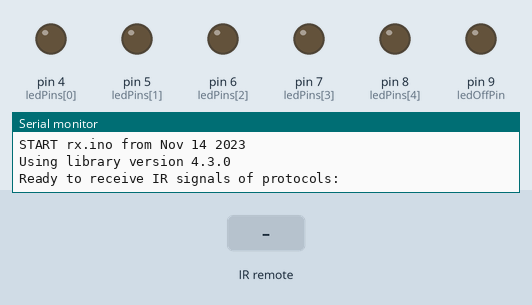
This sketch was run on a simulated Arduino Uno, built with avr-gcc and run on an emulated ATmega328P. Parts: output pins drawn as LEDs (lit = HIGH), the last lines printed to the serial monitor. Inputs (shaded band) come from the test bench.

Above: at 1.2 s.
1.3 s: infrared code 0x10 received
At 2.2 s:
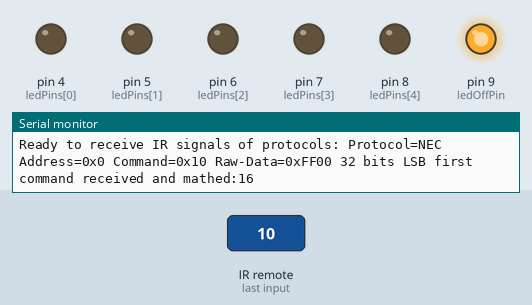
Timing chart, 0 to 4.3 s (numbered marks = the images above; inputs shaded):
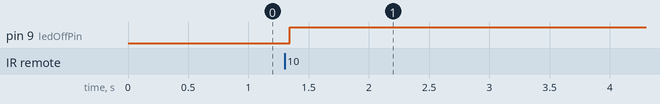

The sketch:

rx.ino
```cpp
#include <IRremote.hpp>

// Define the IR receiver pin
int recvPin = 2;

// Define the LED pins
int ledPins[] = {4, 5, 6, 7, 8}; // Adjust as needed
int ledOffPin = 9;               // Pin for "off" LED

// IRrecv irrecv(recvPin);
// decode_results results;

// Define the unique IR codes
unsigned long irCodesOn[] = {0x09, 0x10, 0x11, 0x12, 0x13, 0x14}; // Add more codes for each "on" transmitter
unsigned long irCodeOff = 0x00;                              // Code for "off" transmitter
void handleData()
{
    /*
     * Print a short summary of received data
     */
    IrReceiver.printIRResultShort(&Serial);
    IrReceiver.printIRSendUsage(&Serial);
    if (IrReceiver.decodedIRData.protocol == UNKNOWN)
    {
        Serial.println(F("Received noise or an unknown (or not yet enabled) protocol"));
        // We have an unknown protocol here, print more info
        IrReceiver.printIRResultRawFormatted(&Serial, true);
    }
    Serial.println();

    /*
     * !!!Important!!! Enable receiving of the next value,
     * since receiving has stopped after the end of the current received data packet.
     */
    IrReceiver.resume(); // Enable receiving of the next value

    /*
     * Finally, check the received data and perform actions according to the received command
     */
    // Check if the received code matches any "on" code
    for (int i = 0; i < 6; i++)
    {
        if (IrReceiver.decodedIRData.command == irCodesOn[i])
        {
            Serial.print("command received and mathed:");
            Serial.println(IrReceiver.decodedIRData.command);
            digitalWrite(ledPins[i], HIGH);
        }
        else
        {
            // digitalWrite(ledPins[i], LOW);
        }
    }

    // Check if the received code matches the "off" code
    if (IrReceiver.decodedIRData.command == irCodeOff)
    {
        Serial.print("command received and mathed off:");
        Serial.println(IrReceiver.decodedIRData.command);
        for (int i = 0; i < 5; i++)
        {
            digitalWrite(ledPins[i], LOW);
        }
        digitalWrite(ledOffPin, HIGH);
    }
    if (IrReceiver.decodedIRData.command == 0x10)
    {
        // do something
    }
    else if (IrReceiver.decodedIRData.command == 0x11)
    {
        // do something else
    }
}
void setup()
{
    Serial.begin(9600);
    IrReceiver.enableIRIn();

    // Initialize LED pins
    for (int i = 0; i < 5; i++)
    {
        pinMode(ledPins[i], OUTPUT);
        digitalWrite(ledPins[i], LOW);
    }
    pinMode(ledOffPin, OUTPUT);
    digitalWrite(ledOffPin, LOW);
    Serial.println(F("START " __FILE__ " from " __DATE__ "\r\nUsing library version " VERSION_IRREMOTE));

    // Start the receiver and if not 3. parameter specified, take LED_BUILTIN pin from the internal boards definition as default feedback LED
    IrReceiver.begin(recvPin, ENABLE_LED_FEEDBACK);

    Serial.print(F("Ready to receive IR signals of protocols: "));
    printActiveIRProtocols(&Serial);
}

void loop()
{
    if (IrReceiver.decode())
    {
        handleData();
        unsigned long receivedCode = 0; // results.value;

        // Check if the received code matches any "on" code
        for (int i = 0; i < 5; i++)
        {
            if (receivedCode == irCodesOn[i])
            {
                digitalWrite(ledPins[i], HIGH);
            }
            else
            {
                digitalWrite(ledPins[i], LOW);
            }
        }

        // Check if the received code matches the "off" code
        if (receivedCode == irCodeOff)
        {
            for (int i = 0; i < 5; i++)
            {
                digitalWrite(ledPins[i], LOW);
            }
            digitalWrite(ledOffPin, HIGH);
        }

        IrReceiver.resume(); // Receive the next value
    }
}
```

Measured:
- after the input at 1.3 s, pin 9 (ledOffPin): LOW → HIGH at once
